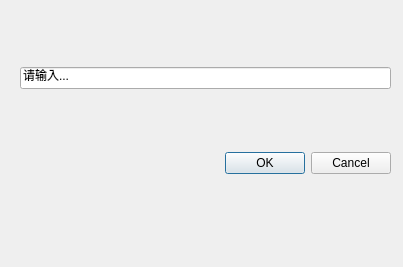
<?xml version="1.0" encoding="UTF-8"?>
<ui version="4.0">
 <class>SearchDialog</class>
 <widget class="QDialog" name="SearchDialog">
  <property name="geometry">
   <rect>
    <x>0</x>
    <y>0</y>
    <width>403</width>
    <height>267</height>
   </rect>
  </property>
  <property name="windowTitle">
   <string>Dialog</string>
  </property>
  <widget class="QWidget" name="verticalLayoutWidget">
   <property name="geometry">
    <rect>
     <x>20</x>
     <y>10</y>
     <width>371</width>
     <height>221</height>
    </rect>
   </property>
   <layout class="QVBoxLayout" name="verticalLayout">
    <item>
     <widget class="QLineEdit" name="lineEdit">
      <property name="inputMask">
       <string>请输入...</string>
      </property>
      <property name="text">
       <string>请输入...</string>
      </property>
     </widget>
    </item>
    <item>
     <widget class="QDialogButtonBox" name="buttonBox">
      <property name="orientation">
       <enum>Qt::Horizontal</enum>
      </property>
      <property name="standardButtons">
       <set>QDialogButtonBox::Cancel|QDialogButtonBox::Ok</set>
      </property>
     </widget>
    </item>
   </layout>
  </widget>
 </widget>
 <resources/>
 <connections>
  <connection>
   <sender>buttonBox</sender>
   <signal>accepted()</signal>
   <receiver>SearchDialog</receiver>
   <slot>accept()</slot>
   <hints>
    <hint type="sourcelabel">
     <x>248</x>
     <y>254</y>
    </hint>
    <hint type="destinationlabel">
     <x>157</x>
     <y>274</y>
    </hint>
   </hints>
  </connection>
  <connection>
   <sender>buttonBox</sender>
   <signal>rejected()</signal>
   <receiver>SearchDialog</receiver>
   <slot>reject()</slot>
   <hints>
    <hint type="sourcelabel">
     <x>316</x>
     <y>260</y>
    </hint>
    <hint type="destinationlabel">
     <x>286</x>
     <y>274</y>
    </hint>
   </hints>
  </connection>
 </connections>
</ui>
